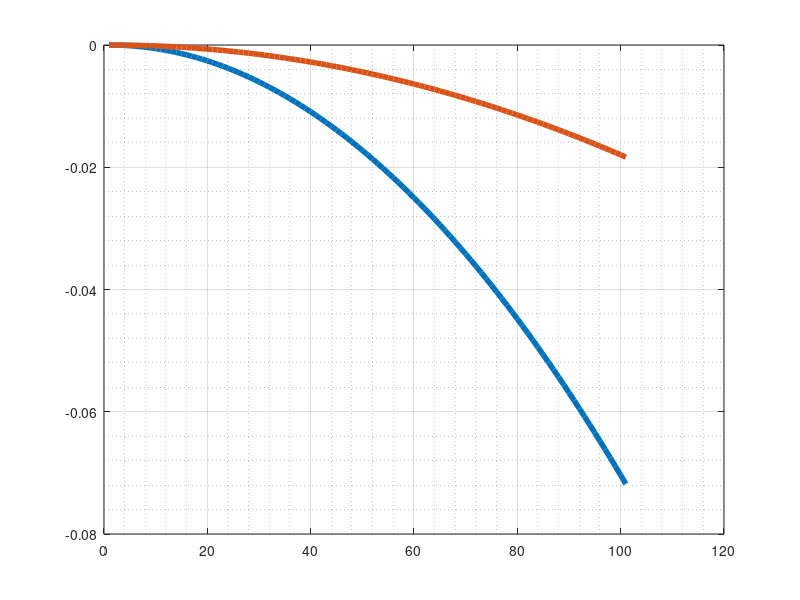
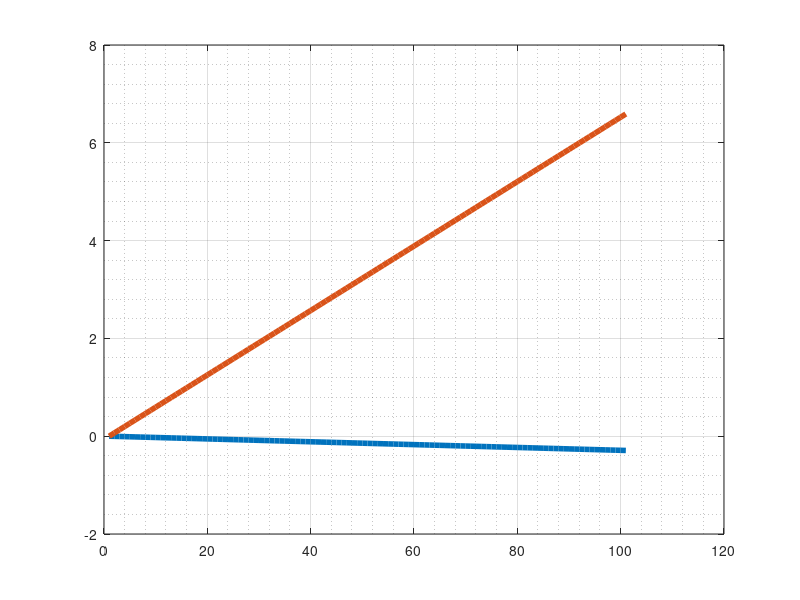

These charts were generated, in order, by the following MATLAB code:
clc
clear all

%% example wing parameters
EA = 0.45 ;             % non dimensional elastic axis position chords
IA = 0.5 ;              % non dimensional inertial axis position chords
L = 6 ;                 % m wing semi span
c = 1 ;                 % m wing chord
b= c/2 ;                % m semi chord
xa = (IA-EA)*c/b ;      % wing chordwise cg semi-chords
mbar = 75 ;             % kg mass per unit span of wing
I = 25 ;                % kg m^2/m pitch moment of inertia of wing
EI = 2e6 ;              % Nm^2 flexural rigidity of wing
GJ = 5e5 ;              % Nm^2/rad torsional rigidity of wing

% store properties
mt = 100 ;              % kg mass of the store
Lt = 6 ;                % m spanwise position of store
It = 22.5 ;             % kg m^2 
x = 0.25 ;              % m position of the store ahead of the EA

% USING RAYLEIGH-RITZ FUNCTIONS OF w=a*(y/L)^2  AND theta=b*(y/L)
Mw = [mbar*L/5    0   ;
         0     I*L/3] ;
Mi = [mt    mt*x    ;
    mt*x It+mt*x^2] ;

% STIFFNESS MATRIX
K=[4*EI/L^3   0  ;
   0        GJ/L];
%echo off
% FREQUENCIES AND MODES OF WING+STORE FROM SYSTEM EIGENVALUES AND EIGENVECTORS
[V,LAMBDA] = eig(K,(Mw+Mi))
omega = sqrt(diag(LAMBDA));     % rad/s frequency
f = omega/(2*pi)                % hertz frequency
% echo off
% First two natural frequencies, Rayleigh-Ritz method, [Hz]:
% First mode=2.181 Hz
% Second mode=5.0969 Hz
% M-orthonormal modes, Rayleigh-Ritz method (Modes in columns, generalized coordinates in
% rows:
% V =
% 0.0696 -0.0352
% 0.0100 0.1084
% DEFLECTION AND TWIST OF ELASTIC AXIS:
 y_L=0:0.01:1;
 for i=1:2; % first two modes
     z_EA(i,:)=V(1,i)'*(y_L).^2;
 theta_EA(i,:)=V(2,i)'*(y_L);
     z_EA(i,:)=V(1,i)'*(y_L).^2;
 theta_EA(i,:)=V(2,i)'*(y_L);
 end;
figure 
plot(z_EA(1,:), 'LineWidth', 4);
hold on;
plot(z_EA(2,:), 'LineWidth', 4);
grid on 
grid minor

figure
plot(theta_EA(1,:)*180/pi, 'LineWidth', 4);
hold on;
plot(theta_EA(2,:)*180/pi, 'LineWidth', 4);
grid on 
grid minor
